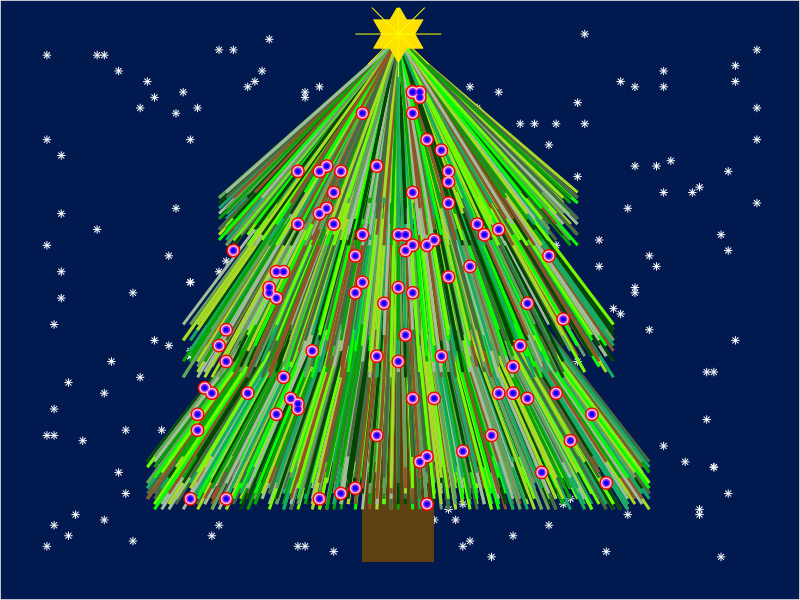
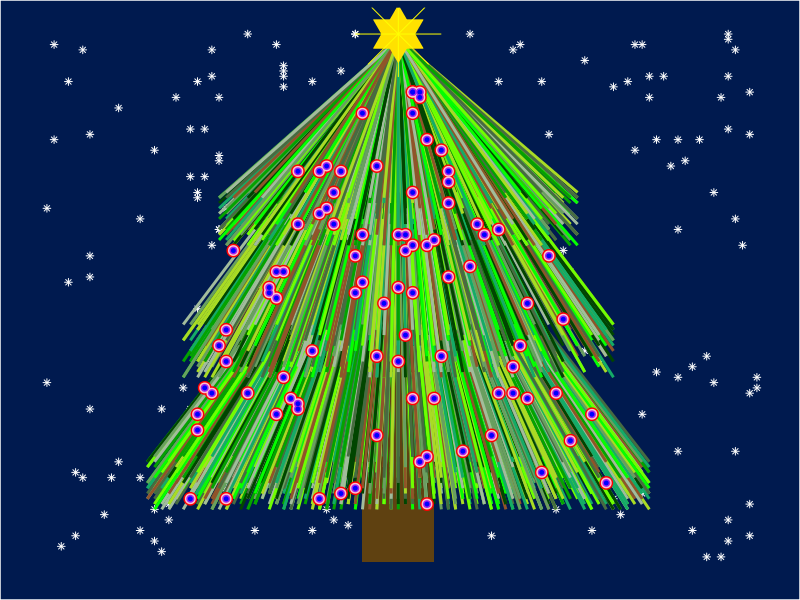

Here is the R script that generated these plots, in order:
library(dplyr)
library(ggplot2)

group <- c(rep(1:1000, 2), rep(1001:1500, 2), rep(1501:2000, 2))
x <- c(sample(15:85, 1000, replace = TRUE), rep(50,1000),
       sample(20:80, 500, replace = TRUE), rep(50,500),
       sample(25:75, 500, replace = TRUE), rep(50,500)
       )
y <- c(sample(10:20, 1000, replace = TRUE), rep(80, 1000),
       sample(35:45, 500, replace = TRUE), rep(99, 500),
       sample(60:70, 500, replace = TRUE), rep(99, 500))
color <- rep(c('a' ,'b' ,'c' ,'d' ,'e', 'f', 'g', 'i', 'j', 'k'), 400)

df <- as.data.frame(list(group, x, y, color))
colnames(df) <- c("group", "x", "y", "color")

x2 <- c(sample(20:80, 30, replace = TRUE), sample(25:75, 30, replace = TRUE), 
        sample(35:65, 21, replace = TRUE), sample(40:60, 9, replace = TRUE))
y2 <- c(sample(10:35, 30, replace = TRUE), sample(35:60, 30, replace = TRUE),
        sample(60:75, 21, replace = TRUE), sample(75:90, 9, replace = TRUE))

ggplot() +
  geom_point(aes(x = sample(1:100, 200, replace = TRUE),
                 y = sample(1:100, 200, replace = TRUE)),
             color = "white", shape = 8) +
  geom_col(aes(x = 50, y = 80), width = 10, fill = "#5f4111") +
  geom_line(aes(x = x, y = y, group = group, color = color),
            data =  df, size = 1) +
  scale_color_manual(values = c("#04ff00", "#03a300", "#014500", "#699f60", "#476b41", 
                                "#a9db24", "#905429", "#14ab67", "#a2bc9c", "#6fff00")) +
  geom_point(aes(x = x2, y = y2),  color = "red", size = 4) +
  geom_point(aes(x = x2, y = y2),  color = "pink", size = 3) +
  geom_point(aes(x = x2, y = y2),  color = "purple", size = 2) +
  geom_point(aes(x = x2, y = y2),  color = "blue", size = 1) +
  geom_point(aes(x = 50, y= 100), color = "#ffe100", fill = "#ffe100", size = 12, shape= 25) +
  geom_point(aes(x = 50, y= 100), color = "#ffe100", fill = "#ffe100", size = 12, shape= 24) +
  geom_point(aes(x = 50, y= 100), color = "yellow", size = 20, shape= 8) +
  theme(axis.line=element_blank(),
        axis.text.x=element_blank(),
        axis.text.y=element_blank(),
        axis.ticks=element_blank(),
        axis.title.x=element_blank(),
        axis.title.y=element_blank(),
        legend.position="none",
        panel.background=element_blank(),
        panel.border=element_blank(),
        panel.grid.major=element_blank(),
        panel.grid.minor=element_blank(),
        plot.background=element_rect(fill = "#001a4f"))


ggsave("Choinka.png", units = c("cm"), width = 19, height = 15)
